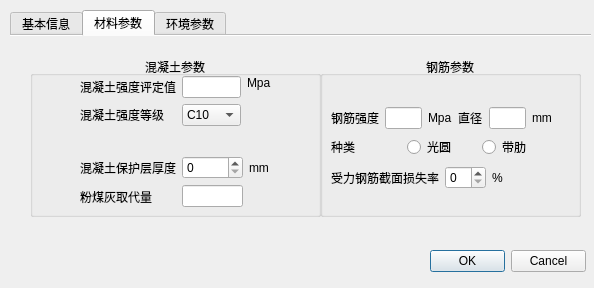
<?xml version="1.0" encoding="UTF-8"?>
<ui version="4.0">
 <class>FirstDialog</class>
 <widget class="QDialog" name="FirstDialog">
  <property name="geometry">
   <rect>
    <x>0</x>
    <y>0</y>
    <width>594</width>
    <height>288</height>
   </rect>
  </property>
  <property name="windowTitle">
   <string>大气碳化</string>
  </property>
  <widget class="QDialogButtonBox" name="buttonBox">
   <property name="geometry">
    <rect>
     <x>430</x>
     <y>250</y>
     <width>156</width>
     <height>23</height>
    </rect>
   </property>
   <property name="orientation">
    <enum>Qt::Horizontal</enum>
   </property>
   <property name="standardButtons">
    <set>QDialogButtonBox::Cancel|QDialogButtonBox::Ok</set>
   </property>
  </widget>
  <widget class="QTabWidget" name="tabWidget">
   <property name="geometry">
    <rect>
     <x>10</x>
     <y>10</y>
     <width>581</width>
     <height>241</height>
    </rect>
   </property>
   <property name="minimumSize">
    <size>
     <width>581</width>
     <height>241</height>
    </size>
   </property>
   <property name="maximumSize">
    <size>
     <width>581</width>
     <height>241</height>
    </size>
   </property>
   <property name="mouseTracking">
    <bool>false</bool>
   </property>
   <property name="currentIndex">
    <number>1</number>
   </property>
   <property name="iconSize">
    <size>
     <width>22</width>
     <height>22</height>
    </size>
   </property>
   <property name="elideMode">
    <enum>Qt::ElideNone</enum>
   </property>
   <property name="usesScrollButtons">
    <bool>false</bool>
   </property>
   <property name="documentMode">
    <bool>true</bool>
   </property>
   <widget class="QWidget" name="tab1">
    <attribute name="title">
     <string>基本信息</string>
    </attribute>
    <widget class="QWidget" name="layoutWidget">
     <property name="geometry">
      <rect>
       <x>160</x>
       <y>10</y>
       <width>251</width>
       <height>61</height>
      </rect>
     </property>
     <layout class="QHBoxLayout" name="horizontalLayout_2">
      <item>
       <layout class="QVBoxLayout" name="verticalLayout_2">
        <item>
         <widget class="QLabel" name="label_7">
          <property name="font">
           <font>
            <family>AcadEref</family>
            <underline>false</underline>
           </font>
          </property>
          <property name="text">
           <string>实测碳化深度</string>
          </property>
          <property name="textFormat">
           <enum>Qt::PlainText</enum>
          </property>
          <property name="scaledContents">
           <bool>false</bool>
          </property>
          <property name="alignment">
           <set>Qt::AlignCenter</set>
          </property>
          <property name="wordWrap">
           <bool>false</bool>
          </property>
          <property name="openExternalLinks">
           <bool>false</bool>
          </property>
         </widget>
        </item>
        <item>
         <widget class="QLabel" name="label_9">
          <property name="font">
           <font>
            <family>AcadEref</family>
            <underline>false</underline>
           </font>
          </property>
          <property name="text">
           <string>测试时间</string>
          </property>
          <property name="textFormat">
           <enum>Qt::PlainText</enum>
          </property>
          <property name="scaledContents">
           <bool>false</bool>
          </property>
          <property name="alignment">
           <set>Qt::AlignCenter</set>
          </property>
          <property name="wordWrap">
           <bool>false</bool>
          </property>
          <property name="openExternalLinks">
           <bool>false</bool>
          </property>
         </widget>
        </item>
       </layout>
      </item>
      <item>
       <layout class="QHBoxLayout" name="horizontalLayout">
        <item>
         <layout class="QVBoxLayout" name="verticalLayout_3">
          <item>
           <widget class="QLineEdit" name="lineEdit">
            <property name="sizePolicy">
             <sizepolicy hsizetype="Fixed" vsizetype="Fixed">
              <horstretch>0</horstretch>
              <verstretch>0</verstretch>
             </sizepolicy>
            </property>
           </widget>
          </item>
          <item>
           <widget class="QLineEdit" name="lineEdit_2"/>
          </item>
         </layout>
        </item>
        <item>
         <layout class="QVBoxLayout" name="verticalLayout">
          <item>
           <widget class="QLabel" name="label_12">
            <property name="font">
             <font>
              <family>AcadEref</family>
              <underline>false</underline>
             </font>
            </property>
            <property name="text">
             <string>毫米</string>
            </property>
            <property name="textFormat">
             <enum>Qt::PlainText</enum>
            </property>
            <property name="scaledContents">
             <bool>false</bool>
            </property>
            <property name="alignment">
             <set>Qt::AlignCenter</set>
            </property>
            <property name="wordWrap">
             <bool>false</bool>
            </property>
            <property name="openExternalLinks">
             <bool>false</bool>
            </property>
           </widget>
          </item>
          <item>
           <widget class="QLabel" name="label_4">
            <property name="text">
             <string>年</string>
            </property>
           </widget>
          </item>
         </layout>
        </item>
       </layout>
      </item>
     </layout>
    </widget>
    <widget class="QWidget" name="layoutWidget">
     <property name="geometry">
      <rect>
       <x>140</x>
       <y>70</y>
       <width>321</width>
       <height>141</height>
      </rect>
     </property>
     <layout class="QVBoxLayout" name="verticalLayout_4">
      <item>
       <layout class="QHBoxLayout" name="horizontalLayout_3">
        <item>
         <widget class="QLabel" name="label_6">
          <property name="text">
           <string>测试位置s1</string>
          </property>
          <property name="alignment">
           <set>Qt::AlignCenter</set>
          </property>
         </widget>
        </item>
        <item>
         <widget class="QRadioButton" name="radioButton">
          <property name="text">
           <string>角区</string>
          </property>
          <property name="checked">
           <bool>true</bool>
          </property>
          <attribute name="buttonGroup">
           <string notr="true">buttonGroup</string>
          </attribute>
         </widget>
        </item>
        <item>
         <widget class="QRadioButton" name="radioButton_2">
          <property name="text">
           <string>非角区</string>
          </property>
          <property name="checked">
           <bool>false</bool>
          </property>
          <attribute name="buttonGroup">
           <string notr="true">buttonGroup</string>
          </attribute>
         </widget>
        </item>
       </layout>
      </item>
      <item>
       <layout class="QHBoxLayout" name="horizontalLayout_4">
        <item>
         <widget class="QLabel" name="label">
          <property name="text">
           <string>评定位置s2</string>
          </property>
          <property name="alignment">
           <set>Qt::AlignCenter</set>
          </property>
         </widget>
        </item>
        <item>
         <widget class="QRadioButton" name="radioButton_3">
          <property name="text">
           <string>角区</string>
          </property>
          <property name="checked">
           <bool>true</bool>
          </property>
          <attribute name="buttonGroup">
           <string notr="true">buttonGroup_2</string>
          </attribute>
         </widget>
        </item>
        <item>
         <widget class="QRadioButton" name="radioButton_4">
          <property name="text">
           <string>非角区</string>
          </property>
          <attribute name="buttonGroup">
           <string notr="true">buttonGroup_2</string>
          </attribute>
         </widget>
        </item>
       </layout>
      </item>
      <item>
       <layout class="QHBoxLayout" name="horizontalLayout_5">
        <item>
         <widget class="QLabel" name="label_2">
          <property name="text">
           <string>结构/构件种类</string>
          </property>
          <property name="alignment">
           <set>Qt::AlignCenter</set>
          </property>
         </widget>
        </item>
        <item>
         <widget class="QRadioButton" name="radioButton_5">
          <property name="text">
           <string>普通 </string>
          </property>
          <property name="checked">
           <bool>true</bool>
          </property>
          <attribute name="buttonGroup">
           <string notr="true">buttonGroup_3</string>
          </attribute>
         </widget>
        </item>
        <item>
         <widget class="QRadioButton" name="radioButton_6">
          <property name="text">
           <string>预应力</string>
          </property>
          <attribute name="buttonGroup">
           <string notr="true">buttonGroup_3</string>
          </attribute>
         </widget>
        </item>
       </layout>
      </item>
      <item>
       <layout class="QHBoxLayout" name="horizontalLayout_6">
        <item>
         <widget class="QLabel" name="label_10">
          <property name="font">
           <font>
            <family>AcadEref</family>
            <underline>false</underline>
           </font>
          </property>
          <property name="text">
           <string>结构/构件耐久性重要性</string>
          </property>
          <property name="textFormat">
           <enum>Qt::PlainText</enum>
          </property>
          <property name="scaledContents">
           <bool>false</bool>
          </property>
          <property name="alignment">
           <set>Qt::AlignCenter</set>
          </property>
          <property name="wordWrap">
           <bool>false</bool>
          </property>
          <property name="openExternalLinks">
           <bool>false</bool>
          </property>
         </widget>
        </item>
        <item>
         <widget class="QRadioButton" name="radioButton_7">
          <property name="text">
           <string>重要</string>
          </property>
          <attribute name="buttonGroup">
           <string notr="true">buttonGroup_4</string>
          </attribute>
         </widget>
        </item>
        <item>
         <widget class="QRadioButton" name="radioButton_9">
          <property name="text">
           <string>一般</string>
          </property>
          <property name="checked">
           <bool>true</bool>
          </property>
          <attribute name="buttonGroup">
           <string notr="true">buttonGroup_4</string>
          </attribute>
         </widget>
        </item>
        <item>
         <widget class="QRadioButton" name="radioButton_8">
          <property name="text">
           <string>次要</string>
          </property>
          <attribute name="buttonGroup">
           <string notr="true">buttonGroup_4</string>
          </attribute>
         </widget>
        </item>
       </layout>
      </item>
      <item>
       <layout class="QHBoxLayout" name="horizontalLayout_7">
        <item>
         <widget class="QLabel" name="label_8">
          <property name="text">
           <string>构件类别</string>
          </property>
          <property name="alignment">
           <set>Qt::AlignCenter</set>
          </property>
         </widget>
        </item>
        <item>
         <widget class="QRadioButton" name="radioButton_10">
          <property name="text">
           <string>杆件</string>
          </property>
          <property name="checked">
           <bool>true</bool>
          </property>
          <attribute name="buttonGroup">
           <string notr="true">buttonGroup_5</string>
          </attribute>
         </widget>
        </item>
        <item>
         <widget class="QRadioButton" name="radioButton_11">
          <property name="text">
           <string>墙板</string>
          </property>
          <attribute name="buttonGroup">
           <string notr="true">buttonGroup_5</string>
          </attribute>
         </widget>
        </item>
       </layout>
      </item>
      <item>
       <layout class="QHBoxLayout" name="horizontalLayout_8">
        <item>
         <widget class="QLabel" name="label_3">
          <property name="text">
           <string>工作应力sigma</string>
          </property>
          <property name="alignment">
           <set>Qt::AlignCenter</set>
          </property>
         </widget>
        </item>
        <item>
         <widget class="QRadioButton" name="radioButton_12">
          <property name="text">
           <string>受拉</string>
          </property>
          <property name="checked">
           <bool>true</bool>
          </property>
          <attribute name="buttonGroup">
           <string notr="true">buttonGroup_6</string>
          </attribute>
         </widget>
        </item>
        <item>
         <widget class="QRadioButton" name="radioButton_13">
          <property name="text">
           <string>受压</string>
          </property>
          <attribute name="buttonGroup">
           <string notr="true">buttonGroup_6</string>
          </attribute>
         </widget>
        </item>
       </layout>
      </item>
     </layout>
    </widget>
   </widget>
   <widget class="QWidget" name="tab">
    <attribute name="title">
     <string>材料参数</string>
    </attribute>
    <widget class="QGroupBox" name="groupBox_3">
     <property name="geometry">
      <rect>
       <x>20</x>
       <y>20</y>
       <width>291</width>
       <height>161</height>
      </rect>
     </property>
     <property name="title">
      <string>混凝土参数</string>
     </property>
     <property name="alignment">
      <set>Qt::AlignCenter</set>
     </property>
     <property name="flat">
      <bool>false</bool>
     </property>
     <property name="checkable">
      <bool>false</bool>
     </property>
     <widget class="QWidget" name="layoutWidget_4">
      <property name="geometry">
       <rect>
        <x>50</x>
        <y>20</y>
        <width>191</width>
        <height>52</height>
       </rect>
      </property>
      <layout class="QHBoxLayout" name="horizontalLayout_12">
       <item>
        <layout class="QFormLayout" name="formLayout">
         <item row="0" column="0">
          <layout class="QVBoxLayout" name="verticalLayout_5">
           <item>
            <widget class="QLabel" name="label_5">
             <property name="text">
              <string>混凝土强度评定值</string>
             </property>
            </widget>
           </item>
           <item>
            <widget class="QLabel" name="label_13">
             <property name="text">
              <string>混凝土强度等级</string>
             </property>
            </widget>
           </item>
          </layout>
         </item>
         <item row="0" column="1">
          <layout class="QVBoxLayout" name="verticalLayout_6">
           <item>
            <widget class="QLineEdit" name="lineEdit_3"/>
           </item>
           <item>
            <widget class="QComboBox" name="comboBox">
             <item>
              <property name="text">
               <string>C10</string>
              </property>
             </item>
             <item>
              <property name="text">
               <string>C15</string>
              </property>
             </item>
             <item>
              <property name="text">
               <string>C20</string>
              </property>
             </item>
             <item>
              <property name="text">
               <string>C25</string>
              </property>
             </item>
             <item>
              <property name="text">
               <string>C30</string>
              </property>
             </item>
             <item>
              <property name="text">
               <string>C35</string>
              </property>
             </item>
             <item>
              <property name="text">
               <string>C40</string>
              </property>
             </item>
             <item>
              <property name="text">
               <string>C45</string>
              </property>
             </item>
             <item>
              <property name="text">
               <string>C50</string>
              </property>
             </item>
             <item>
              <property name="text">
               <string>C55</string>
              </property>
             </item>
             <item>
              <property name="text">
               <string>C60</string>
              </property>
             </item>
             <item>
              <property name="text">
               <string>C65</string>
              </property>
             </item>
             <item>
              <property name="text">
               <string>C70</string>
              </property>
             </item>
             <item>
              <property name="text">
               <string>C75</string>
              </property>
             </item>
             <item>
              <property name="text">
               <string>C80</string>
              </property>
             </item>
            </widget>
           </item>
          </layout>
         </item>
        </layout>
       </item>
       <item>
        <layout class="QVBoxLayout" name="verticalLayout_16">
         <item>
          <widget class="QLabel" name="label_23">
           <property name="text">
            <string>Mpa</string>
           </property>
          </widget>
         </item>
         <item>
          <spacer name="verticalSpacer">
           <property name="orientation">
            <enum>Qt::Vertical</enum>
           </property>
           <property name="sizeHint" stdset="0">
            <size>
             <width>18</width>
             <height>16</height>
            </size>
           </property>
          </spacer>
         </item>
        </layout>
       </item>
      </layout>
     </widget>
     <widget class="QWidget" name="layoutWidget_3">
      <property name="geometry">
       <rect>
        <x>50</x>
        <y>100</y>
        <width>189</width>
        <height>52</height>
       </rect>
      </property>
      <layout class="QHBoxLayout" name="horizontalLayout_15">
       <item>
        <layout class="QHBoxLayout" name="horizontalLayout_13">
         <item>
          <layout class="QVBoxLayout" name="verticalLayout_7">
           <item>
            <widget class="QLabel" name="label_11">
             <property name="text">
              <string>混凝土保护层厚度</string>
             </property>
            </widget>
           </item>
           <item>
            <widget class="QLabel" name="label_14">
             <property name="text">
              <string>粉煤灰取代量</string>
             </property>
            </widget>
           </item>
          </layout>
         </item>
         <item>
          <layout class="QVBoxLayout" name="verticalLayout_8">
           <item>
            <widget class="QSpinBox" name="spinBox_9"/>
           </item>
           <item>
            <widget class="QLineEdit" name="lineEdit_5"/>
           </item>
          </layout>
         </item>
        </layout>
       </item>
       <item>
        <layout class="QVBoxLayout" name="verticalLayout_9">
         <item>
          <widget class="QLabel" name="label_21">
           <property name="text">
            <string>mm</string>
           </property>
          </widget>
         </item>
         <item>
          <widget class="QLabel" name="label_22">
           <property name="text">
            <string/>
           </property>
          </widget>
         </item>
        </layout>
       </item>
      </layout>
     </widget>
    </widget>
    <widget class="QGroupBox" name="groupBox_4">
     <property name="geometry">
      <rect>
       <x>310</x>
       <y>20</y>
       <width>261</width>
       <height>161</height>
      </rect>
     </property>
     <property name="title">
      <string>钢筋参数</string>
     </property>
     <property name="alignment">
      <set>Qt::AlignCenter</set>
     </property>
    </widget>
    <widget class="QWidget" name="layoutWidget">
     <property name="geometry">
      <rect>
       <x>321</x>
       <y>71</y>
       <width>221</width>
       <height>84</height>
      </rect>
     </property>
     <layout class="QVBoxLayout" name="verticalLayout_17">
      <item>
       <layout class="QVBoxLayout" name="verticalLayout_18">
        <item>
         <layout class="QHBoxLayout" name="horizontalLayout_31">
          <item>
           <layout class="QHBoxLayout" name="horizontalLayout_32">
            <item>
             <widget class="QLabel" name="label_25">
              <property name="text">
               <string>钢筋强度</string>
              </property>
             </widget>
            </item>
            <item>
             <widget class="QLineEdit" name="lineEdit_10"/>
            </item>
            <item>
             <widget class="QLabel" name="label_26">
              <property name="text">
               <string>Mpa</string>
              </property>
             </widget>
            </item>
           </layout>
          </item>
          <item>
           <layout class="QHBoxLayout" name="horizontalLayout_33">
            <item>
             <widget class="QLabel" name="label_27">
              <property name="text">
               <string>直径</string>
              </property>
             </widget>
            </item>
            <item>
             <widget class="QLineEdit" name="lineEdit_11"/>
            </item>
            <item>
             <widget class="QLabel" name="label_40">
              <property name="text">
               <string>mm</string>
              </property>
             </widget>
            </item>
           </layout>
          </item>
         </layout>
        </item>
        <item>
         <layout class="QHBoxLayout" name="horizontalLayout_34">
          <item>
           <widget class="QLabel" name="label_41">
            <property name="text">
             <string>种类</string>
            </property>
           </widget>
          </item>
          <item>
           <widget class="QRadioButton" name="radioButton_22">
            <property name="text">
             <string>光圆</string>
            </property>
           </widget>
          </item>
          <item>
           <widget class="QRadioButton" name="radioButton_23">
            <property name="text">
             <string>带肋</string>
            </property>
           </widget>
          </item>
         </layout>
        </item>
       </layout>
      </item>
      <item>
       <layout class="QHBoxLayout" name="horizontalLayout_37">
        <item>
         <widget class="QLabel" name="label_42">
          <property name="text">
           <string>受力钢筋截面损失率</string>
          </property>
         </widget>
        </item>
        <item>
         <layout class="QHBoxLayout" name="horizontalLayout_36">
          <item>
           <layout class="QHBoxLayout" name="horizontalLayout_35">
            <item>
             <widget class="QSpinBox" name="spinBox_10"/>
            </item>
            <item>
             <widget class="QLabel" name="label_43">
              <property name="text">
               <string>%</string>
              </property>
             </widget>
            </item>
           </layout>
          </item>
          <item>
           <spacer name="horizontalSpacer">
            <property name="orientation">
             <enum>Qt::Horizontal</enum>
            </property>
            <property name="sizeHint" stdset="0">
             <size>
              <width>40</width>
              <height>20</height>
             </size>
            </property>
           </spacer>
          </item>
         </layout>
        </item>
       </layout>
      </item>
     </layout>
    </widget>
   </widget>
   <widget class="QWidget" name="tab_2">
    <attribute name="title">
     <string>环境参数</string>
    </attribute>
    <widget class="QLabel" name="label_31">
     <property name="geometry">
      <rect>
       <x>140</x>
       <y>200</y>
       <width>72</width>
       <height>16</height>
      </rect>
     </property>
     <property name="text">
      <string/>
     </property>
    </widget>
    <widget class="QGroupBox" name="groupBox">
     <property name="geometry">
      <rect>
       <x>40</x>
       <y>40</y>
       <width>201</width>
       <height>111</height>
      </rect>
     </property>
     <property name="title">
      <string>工作环境</string>
     </property>
     <widget class="QWidget" name="layoutWidget">
      <property name="geometry">
       <rect>
        <x>10</x>
        <y>20</y>
        <width>186</width>
        <height>81</height>
       </rect>
      </property>
      <layout class="QVBoxLayout" name="verticalLayout_14">
       <item>
        <layout class="QHBoxLayout" name="horizontalLayout_14">
         <item>
          <widget class="QRadioButton" name="radioButton_16">
           <property name="text">
            <string>室内</string>
           </property>
           <property name="checked">
            <bool>true</bool>
           </property>
           <attribute name="buttonGroup">
            <string notr="true">buttonGroup_7</string>
           </attribute>
          </widget>
         </item>
         <item>
          <widget class="QRadioButton" name="radioButton_17">
           <property name="text">
            <string>室外</string>
           </property>
           <attribute name="buttonGroup">
            <string notr="true">buttonGroup_7</string>
           </attribute>
          </widget>
         </item>
        </layout>
       </item>
       <item>
        <layout class="QHBoxLayout" name="horizontalLayout_23">
         <item>
          <layout class="QHBoxLayout" name="horizontalLayout_19">
           <item>
            <layout class="QHBoxLayout" name="horizontalLayout_17">
             <item>
              <widget class="QLabel" name="label_28">
               <property name="text">
                <string>温度</string>
               </property>
              </widget>
             </item>
             <item>
              <widget class="QSpinBox" name="spinBox_2"/>
             </item>
            </layout>
           </item>
           <item>
            <widget class="QLabel" name="label_33">
             <property name="text">
              <string>℃</string>
             </property>
            </widget>
           </item>
          </layout>
         </item>
         <item>
          <layout class="QHBoxLayout" name="horizontalLayout_20">
           <item>
            <widget class="QLabel" name="label_30">
             <property name="text">
              <string>湿度</string>
             </property>
            </widget>
           </item>
           <item>
            <widget class="QSpinBox" name="spinBox_3"/>
           </item>
           <item>
            <widget class="QLabel" name="label_34">
             <property name="text">
              <string>%</string>
             </property>
            </widget>
           </item>
          </layout>
         </item>
        </layout>
       </item>
       <item>
        <layout class="QHBoxLayout" name="horizontalLayout_21">
         <item>
          <widget class="QLabel" name="label_29">
           <property name="text">
            <string>局部环境系数</string>
           </property>
          </widget>
         </item>
         <item>
          <widget class="QSpinBox" name="spinBox_4">
           <property name="buttonSymbols">
            <enum>QAbstractSpinBox::PlusMinus</enum>
           </property>
           <property name="accelerated">
            <bool>false</bool>
           </property>
           <property name="showGroupSeparator" stdset="0">
            <bool>true</bool>
           </property>
           <property name="singleStep">
            <number>1</number>
           </property>
           <property name="displayIntegerBase">
            <number>10</number>
           </property>
          </widget>
         </item>
        </layout>
       </item>
      </layout>
     </widget>
    </widget>
    <widget class="QGroupBox" name="groupBox_2">
     <property name="geometry">
      <rect>
       <x>290</x>
       <y>60</y>
       <width>191</width>
       <height>81</height>
      </rect>
     </property>
     <property name="title">
      <string>二氧化碳浓度</string>
     </property>
     <widget class="QWidget" name="layoutWidget">
      <property name="geometry">
       <rect>
        <x>11</x>
        <y>21</y>
        <width>152</width>
        <height>52</height>
       </rect>
      </property>
      <layout class="QHBoxLayout" name="horizontalLayout_30">
       <item>
        <layout class="QVBoxLayout" name="verticalLayout_10">
         <item>
          <widget class="QRadioButton" name="radioButton_18">
           <property name="text">
            <string>实际浓度</string>
           </property>
           <property name="checked">
            <bool>true</bool>
           </property>
           <attribute name="buttonGroup">
            <string notr="true">buttonGroup_8</string>
           </attribute>
          </widget>
         </item>
         <item>
          <widget class="QRadioButton" name="radioButton_19">
           <property name="text">
            <string>使用环境</string>
           </property>
           <attribute name="buttonGroup">
            <string notr="true">buttonGroup_8</string>
           </attribute>
          </widget>
         </item>
        </layout>
       </item>
       <item>
        <layout class="QVBoxLayout" name="verticalLayout_13">
         <item>
          <layout class="QHBoxLayout" name="horizontalLayout_22">
           <item>
            <widget class="QSpinBox" name="spinBox_8"/>
           </item>
           <item>
            <widget class="QLabel" name="label_39">
             <property name="text">
              <string>%</string>
             </property>
            </widget>
           </item>
          </layout>
         </item>
         <item>
          <widget class="QComboBox" name="comboBox_2"/>
         </item>
        </layout>
       </item>
      </layout>
     </widget>
    </widget>
   </widget>
  </widget>
 </widget>
 <resources/>
 <connections>
  <connection>
   <sender>buttonBox</sender>
   <signal>accepted()</signal>
   <receiver>FirstDialog</receiver>
   <slot>accept()</slot>
   <hints>
    <hint type="sourcelabel">
     <x>248</x>
     <y>254</y>
    </hint>
    <hint type="destinationlabel">
     <x>157</x>
     <y>274</y>
    </hint>
   </hints>
  </connection>
  <connection>
   <sender>buttonBox</sender>
   <signal>rejected()</signal>
   <receiver>FirstDialog</receiver>
   <slot>reject()</slot>
   <hints>
    <hint type="sourcelabel">
     <x>316</x>
     <y>260</y>
    </hint>
    <hint type="destinationlabel">
     <x>286</x>
     <y>274</y>
    </hint>
   </hints>
  </connection>
 </connections>
 <buttongroups>
  <buttongroup name="buttonGroup_3"/>
  <buttongroup name="buttonGroup_7"/>
  <buttongroup name="buttonGroup"/>
  <buttongroup name="buttonGroup_5"/>
  <buttongroup name="buttonGroup_6"/>
  <buttongroup name="buttonGroup_2"/>
  <buttongroup name="buttonGroup_8"/>
  <buttongroup name="buttonGroup_4"/>
 </buttongroups>
</ui>
